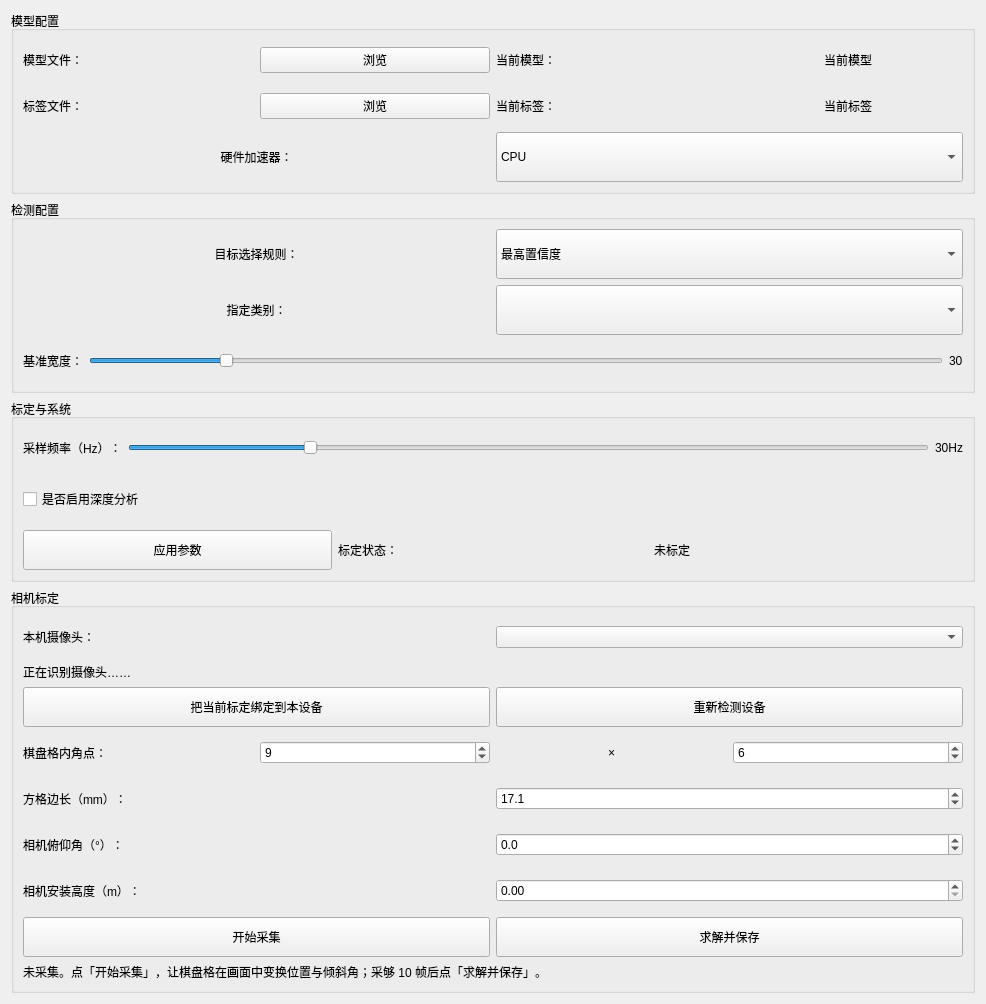
         <widget class="QWidget" name="scrollAreaWidgetContents">
          <property name="geometry">
           <rect>
            <x>0</x>
            <y>0</y>
            <width>986</width>
            <height>623</height>
           </rect>
          </property>
          <layout class="QVBoxLayout" name="verticalLayout_25">
           <item>
            <widget class="QGroupBox" name="groupBox_11">
             <property name="title">
              <string>模型配置</string>
             </property>
             <layout class="QVBoxLayout" name="verticalLayout_21">
              <item>
               <layout class="QHBoxLayout" name="horizontalLayout_19">
                <item>
                 <widget class="QLabel" name="label_32">
                  <property name="minimumSize">
                   <size>
                    <width>0</width>
                    <height>40</height>
                   </size>
                  </property>
                  <property name="text">
                   <string>模型文件：</string>
                  </property>
                 </widget>
                </item>
                <item>
                 <widget class="QPushButton" name="btn_model_browse">
                  <property name="text">
                   <string>浏览</string>
                  </property>
                 </widget>
                </item>
                <item>
                 <widget class="QLabel" name="label_34">
                  <property name="text">
                   <string>当前模型：</string>
                  </property>
                 </widget>
                </item>
                <item>
                 <widget class="QLabel" name="label_model_path">
                  <property name="text">
                   <string>当前模型</string>
                  </property>
                  <property name="alignment">
                   <set>Qt::AlignmentFlag::AlignCenter</set>
                  </property>
                 </widget>
                </item>
               </layout>
              </item>
              <item>
               <layout class="QHBoxLayout" name="horizontalLayout_18">
                <item>
                 <widget class="QLabel" name="label_33">
                  <property name="minimumSize">
                   <size>
                    <width>0</width>
                    <height>40</height>
                   </size>
                  </property>
                  <property name="text">
                   <string>标签文件：</string>
                  </property>
                 </widget>
                </item>
                <item>
                 <widget class="QPushButton" name="btn_label_browse">
                  <property name="text">
                   <string>浏览</string>
                  </property>
                 </widget>
                </item>
                <item>
                 <widget class="QLabel" name="label_35">
                  <property name="text">
                   <string>当前标签：</string>
                  </property>
                 </widget>
                </item>
                <item>
                 <widget class="QLabel" name="label_label_path">
                  <property name="text">
                   <string>当前标签</string>
                  </property>
                  <property name="alignment">
                   <set>Qt::AlignmentFlag::AlignCenter</set>
                  </property>
                 </widget>
                </item>
               </layout>
              </item>
              <item>
               <layout class="QHBoxLayout" name="horizontalLayout_17">
                <item>
                 <widget class="QLabel" name="label_36">
                  <property name="text">
                   <string>硬件加速器：</string>
                  </property>
                  <property name="alignment">
                   <set>Qt::AlignmentFlag::AlignCenter</set>
                  </property>
                 </widget>
                </item>
                <item>
                 <widget class="QComboBox" name="combo_hardware_accel">
                  <property name="minimumSize">
                   <size>
                    <width>0</width>
                    <height>50</height>
                   </size>
                  </property>
                  <item>
                   <property name="text">
                    <string>CPU</string>
                   </property>
                  </item>
                  <item>
                   <property name="text">
                    <string>GPU</string>
                   </property>
                  </item>
                  <item>
                   <property name="text">
                    <string>NPU</string>
                   </property>
                  </item>
                 </widget>
                </item>
               </layout>
              </item>
             </layout>
            </widget>
           </item>
           <item>
            <widget class="QGroupBox" name="groupBox_12">
             <property name="title">
              <string>检测配置</string>
             </property>
             <layout class="QVBoxLayout" name="verticalLayout_22">
              <item>
               <layout class="QHBoxLayout" name="horizontalLayout_30">
                <item>
                 <widget class="QLabel" name="label_37">
                  <property name="text">
                   <string>目标选择规则：</string>
                  </property>
                  <property name="alignment">
                   <set>Qt::AlignmentFlag::AlignCenter</set>
                  </property>
                 </widget>
                </item>
                <item>
                 <widget class="QComboBox" name="combo_target_select_rule">
                  <property name="minimumSize">
                   <size>
                    <width>0</width>
                    <height>50</height>
                   </size>
                  </property>
                  <item>
                   <property name="text">
                    <string>最高置信度</string>
                   </property>
                  </item>
                  <item>
                   <property name="text">
                    <string>指定类别</string>
                   </property>
                  </item>
                 </widget>
                </item>
               </layout>
              </item>
              <item>
               <layout class="QHBoxLayout" name="horizontalLayout_28">
                <item>
                 <widget class="QLabel" name="label_38">
                  <property name="text">
                   <string>指定类别：</string>
                  </property>
                  <property name="alignment">
                   <set>Qt::AlignmentFlag::AlignCenter</set>
                  </property>
                 </widget>
                </item>
                <item>
                 <widget class="QComboBox" name="combo_specific_class">
                  <property name="minimumSize">
                   <size>
                    <width>0</width>
                    <height>50</height>
                   </size>
                  </property>
                 </widget>
                </item>
               </layout>
              </item>
              <item>
               <layout class="QHBoxLayout" name="horizontalLayout_24" stretch="0,0,0">
                <item>
                 <widget class="QLabel" name="label_29">
                  <property name="minimumSize">
                   <size>
                    <width>0</width>
                    <height>40</height>
                   </size>
                  </property>
                  <property name="text">
                   <string>基准宽度：</string>
                  </property>
                 </widget>
                </item>
                <item>
                 <widget class="QSlider" name="slider_base_width">
                  <property name="minimum">
                   <number>1</number>
                  </property>
                  <property name="maximum">
                   <number>640</number>
                  </property>
                  <property name="pageStep">
                   <number>1</number>
                  </property>
                  <property name="value">
                   <number>100</number>
                  </property>
                  <property name="orientation">
                   <enum>Qt::Orientation::Horizontal</enum>
                  </property>
                 </widget>
                </item>
                <item>
                 <widget class="QLabel" name="label_base_width">
                  <property name="text">
                   <string>30</string>
                  </property>
                 </widget>
                </item>
               </layout>
              </item>
             </layout>
            </widget>
           </item>
           <item>
            <widget class="QGroupBox" name="groupBox_14">
             <property name="title">
              <string>标定与系统</string>
             </property>
             <layout class="QVBoxLayout" name="verticalLayout_7">
              <item>
               <layout class="QHBoxLayout" name="horizontalLayout_12">
                <item>
                 <widget class="QLabel" name="label_28">
                  <property name="minimumSize">
                   <size>
                    <width>0</width>
                    <height>40</height>
                   </size>
                  </property>
                  <property name="text">
                   <string>采样频率（Hz）：</string>
                  </property>
                 </widget>
                </item>
                <item>
                 <widget class="QSlider" name="slider_sample_freq">
                  <property name="minimum">
                   <number>10</number>
                  </property>
                  <property name="maximum">
                   <number>100</number>
                  </property>
                  <property name="pageStep">
                   <number>1</number>
                  </property>
                  <property name="value">
                   <number>30</number>
                  </property>
                  <property name="orientation">
                   <enum>Qt::Orientation::Horizontal</enum>
                  </property>
                 </widget>
                </item>
                <item>
                 <widget class="QLabel" name="label_sample_freq">
                  <property name="text">
                   <string>30Hz</string>
                  </property>
                 </widget>
                </item>
               </layout>
              </item>
              <item>
               <widget class="QCheckBox" name="checkBox">
                <property name="minimumSize">
                 <size>
                  <width>0</width>
                  <height>50</height>
                 </size>
                </property>
                <property name="text">
                 <string>是否启用深度分析</string>
                </property>
               </widget>
              </item>
              <item>
               <layout class="QHBoxLayout" name="horizontalLayout_11">
                <item>
                 <widget class="QPushButton" name="QPuahButton_calibrate_status">
                  <property name="minimumSize">
                   <size>
                    <width>0</width>
                    <height>40</height>
                   </size>
                  </property>
                  <property name="text">
                   <string>应用参数</string>
                  </property>
                 </widget>
                </item>
                <item>
                 <widget class="QLabel" name="label_30">
                  <property name="text">
                   <string>标定状态：</string>
                  </property>
                 </widget>
                </item>
                <item>
                 <widget class="QLabel" name="label__calibrate_status">
                  <property name="text">
                   <string>未标定</string>
                  </property>
                 </widget>
                </item>
               </layout>
              </item>
             </layout>
            </widget>
           </item>
           <item>
            <widget class="QGroupBox" name="groupBox_calib">
             <property name="title">
              <string>相机标定</string>
             </property>
             <layout class="QVBoxLayout" name="verticalLayout_calib">
              <item>
               <layout class="QHBoxLayout" name="horizontalLayout_camdev">
                <item>
                 <widget class="QLabel" name="label_camera_device">
                  <property name="minimumSize">
                   <size>
                    <width>0</width>
                    <height>40</height>
                   </size>
                  </property>
                  <property name="text">
                   <string>本机摄像头：</string>
                  </property>
                 </widget>
                </item>
                <item>
                 <widget class="QComboBox" name="combo_camera_device">
                  <property name="toolTip">
                   <string>程序固定打开索引 0 的摄像头。本机只有一台时会自动确认；有多台时请在这里指明程序正在用的是哪一台——标定结果按设备分别保存，换相机不会混用别人的内参。</string>
                  </property>
                 </widget>
                </item>
               </layout>
              </item>
              <item>
               <widget class="QLabel" name="label_camera_status">
                <property name="text">
                 <string>正在识别摄像头……</string>
                </property>
                <property name="wordWrap">
                 <bool>true</bool>
                </property>
               </widget>
              </item>
              <item>
               <layout class="QHBoxLayout" name="horizontalLayout_cambind">
                <item>
                 <widget class="QPushButton" name="btn_camera_bind">
                  <property name="minimumSize">
                   <size>
                    <width>0</width>
                    <height>40</height>
                   </size>
                  </property>
                  <property name="toolTip">
                   <string>把当前已经加载的标定认到这台设备名下。适用于「升级后沿用着旧标定文件、且确定就是这台相机拍的」——不想再标一次就点它。</string>
                  </property>
                  <property name="text">
                   <string>把当前标定绑定到本设备</string>
                  </property>
                 </widget>
                </item>
                <item>
                 <widget class="QPushButton" name="btn_camera_scan">
                  <property name="minimumSize">
                   <size>
                    <width>0</width>
                    <height>40</height>
                   </size>
                  </property>
                  <property name="toolTip">
                   <string>重新枚举一次本机摄像头（插拔设备后用）。正常识别是毫秒级的，点它不会有明显等待。</string>
                  </property>
                  <property name="text">
                   <string>重新检测设备</string>
                  </property>
                 </widget>
                </item>
               </layout>
              </item>
              <item>
               <layout class="QHBoxLayout" name="horizontalLayout_31">
                <item>
                 <widget class="QLabel" name="label_31">
                  <property name="minimumSize">
                   <size>
                    <width>0</width>
                    <height>40</height>
                   </size>
                  </property>
                  <property name="text">
                   <string>棋盘格内角点：</string>
                  </property>
                 </widget>
                </item>
                <item>
                 <widget class="QSpinBox" name="spin_pattern_cols">
                  <property name="minimum">
                   <number>3</number>
                  </property>
                  <property name="maximum">
                   <number>20</number>
                  </property>
                  <property name="value">
                   <number>9</number>
                  </property>
                 </widget>
                </item>
                <item>
                 <widget class="QLabel" name="label_39">
                  <property name="text">
                   <string>×</string>
                  </property>
                  <property name="alignment">
                   <set>Qt::AlignmentFlag::AlignCenter</set>
                  </property>
                 </widget>
                </item>
                <item>
                 <widget class="QSpinBox" name="spin_pattern_rows">
                  <property name="minimum">
                   <number>3</number>
                  </property>
                  <property name="maximum">
                   <number>20</number>
                  </property>
                  <property name="value">
                   <number>6</number>
                  </property>
                 </widget>
                </item>
               </layout>
              </item>
              <item>
               <layout class="QHBoxLayout" name="horizontalLayout_32">
                <item>
                 <widget class="QLabel" name="label_40">
                  <property name="minimumSize">
                   <size>
                    <width>0</width>
                    <height>40</height>
                   </size>
                  </property>
                  <property name="text">
                   <string>方格边长（mm）：</string>
                  </property>
                 </widget>
                </item>
                <item>
                 <widget class="QDoubleSpinBox" name="spin_square_mm">
                  <property name="decimals">
                   <number>1</number>
                  </property>
                  <property name="minimum">
                   <double>1.000000000000000</double>
                  </property>
                  <property name="maximum">
                   <double>500.000000000000000</double>
                  </property>
                  <property name="value">
                   <double>17.100000000000001</double>
                  </property>
                  <property name="toolTip">
                   <string>以打印后实测为准：量图上那条 100mm 校验尺——正好 100mm 填 18.0，否则填「18 × 实测量 ÷ 100」。本机打印机实测 17.1mm（程序默认值）。填错这一格，全部距离等比错。</string>
                  </property>
                 </widget>
                </item>
               </layout>
              </item>
              <item>
               <layout class="QHBoxLayout" name="horizontalLayout_33">
                <item>
                 <widget class="QLabel" name="label_41">
                  <property name="minimumSize">
                   <size>
                    <width>0</width>
                    <height>40</height>
                   </size>
                  </property>
                  <property name="text">
                   <string>相机俯仰角（°）：</string>
                  </property>
                 </widget>
                </item>
                <item>
                 <widget class="QDoubleSpinBox" name="spin_pitch_deg">
                  <property name="decimals">
                   <number>1</number>
                  </property>
                  <property name="minimum">
                   <double>-20.000000000000000</double>
                  </property>
                  <property name="maximum">
                   <double>75.000000000000000</double>
                  </property>
                  <property name="value">
                   <double>0.000000000000000</double>
                  </property>
                 </widget>
                </item>
               </layout>
              </item>
              <item>
               <layout class="QHBoxLayout" name="horizontalLayout_ch">
                <item>
                 <widget class="QLabel" name="label_camera_height">
                  <property name="minimumSize">
                   <size>
                    <width>0</width>
                    <height>40</height>
                   </size>
                  </property>
                  <property name="text">
                   <string>相机安装高度（m）：</string>
                  </property>
                 </widget>
                </item>
                <item>
                 <widget class="QDoubleSpinBox" name="spin_camera_height">
                  <property name="toolTip">
                   <string>镜头中心到地面的高度（米）。可以卷尺量，也可以在「监视」页用「安装参数自标定」解出来。</string>
                  </property>
                  <property name="decimals">
                   <number>2</number>
                  </property>
                  <property name="minimum">
                   <double>0.000000000000000</double>
                  </property>
                  <property name="maximum">
                   <double>5.000000000000000</double>
                  </property>
                  <property name="singleStep">
                   <double>0.050000000000000</double>
                  </property>
                  <property name="value">
                   <double>0.000000000000000</double>
                  </property>
                 </widget>
                </item>
               </layout>
              </item>
              <item>
               <layout class="QHBoxLayout" name="horizontalLayout_34">
                <item>
                 <widget class="QPushButton" name="btn_calib_capture">
                  <property name="minimumSize">
                   <size>
                    <width>0</width>
                    <height>40</height>
                   </size>
                  </property>
                  <property name="text">
                   <string>开始采集</string>
                  </property>
                 </widget>
                </item>
                <item>
                 <widget class="QPushButton" name="btn_calib_solve">
                  <property name="minimumSize">
                   <size>
                    <width>0</width>
                    <height>40</height>
                   </size>
                  </property>
                  <property name="text">
                   <string>求解并保存</string>
                  </property>
                 </widget>
                </item>
               </layout>
              </item>
              <item>
               <widget class="QLabel" name="label_calib_info">
                <property name="text">
                 <string>未采集。点「开始采集」，让棋盘格在画面中变换位置与倾斜角；采够 10 帧后点「求解并保存」。</string>
                </property>
                <property name="wordWrap">
                 <bool>true</bool>
                </property>
               </widget>
              </item>
             </layout>
            </widget>
           </item>
          </layout>
         </widget>
